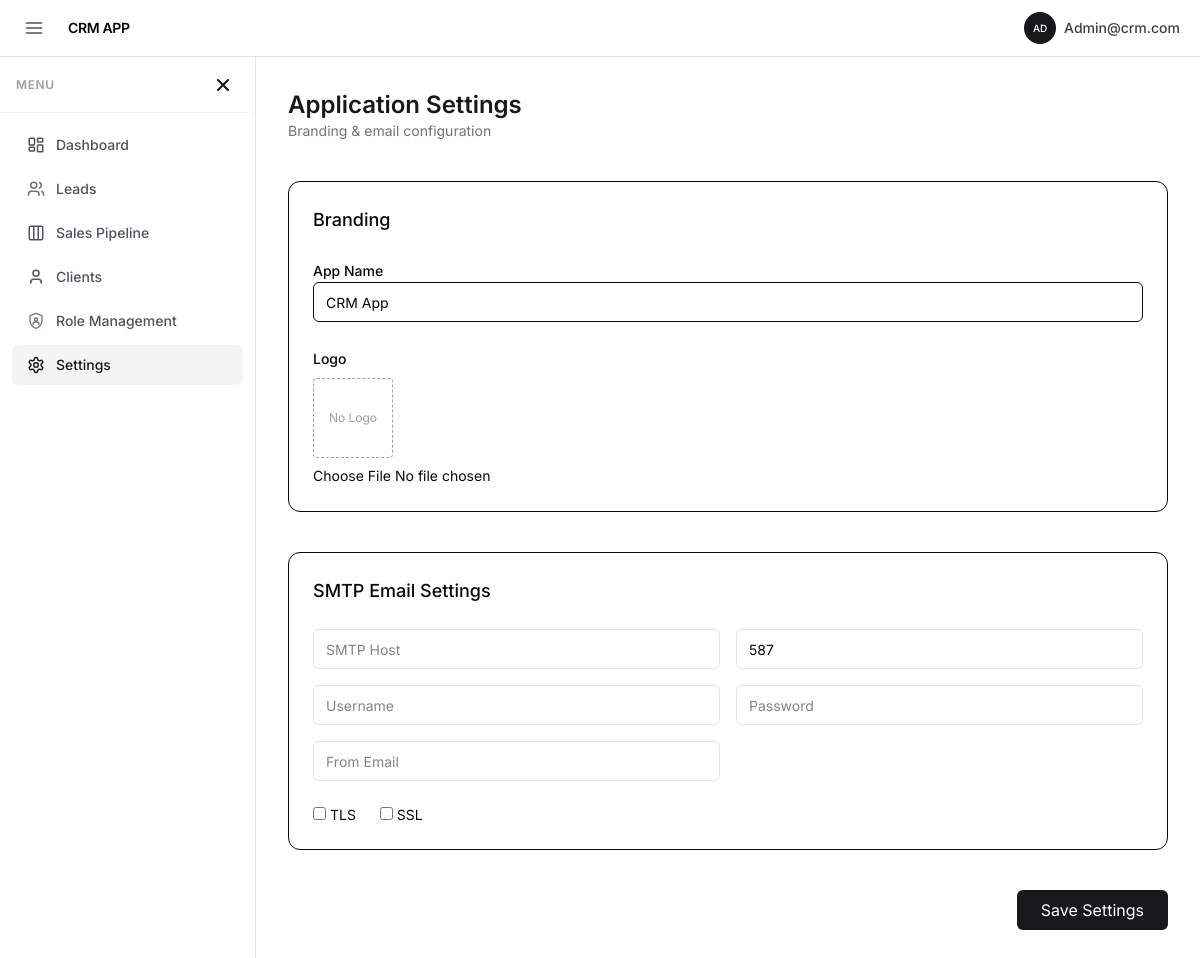
Screenshot of /settings/settings/ (signed in) with the database file from the repository.
### settings/models.py (models this page shows, shortened)
class AppSetting(models.Model):
    app_name = models.CharField(max_length=100, default="Teal CRM")
    base_url = models.URLField(blank=True, default="")
    logo = models.ImageField(
        upload_to="branding/",
        blank=True,
        null=True
    )
    smtp_host = models.CharField(max_length=255, blank=True)
    smtp_port = models.PositiveIntegerField(default=587)
    smtp_username = models.CharField(max_length=255, blank=True)
    smtp_password = models.CharField(max_length=255, blank=True)
    smtp_use_tls = models.BooleanField(default=True)
    smtp_use_ssl = models.BooleanField(default=False)
    smtp_from_email = models.EmailField(blank=True)

### settings/views.py (the view, shortened to what this page needs)
# urls.py: path('settings/', views.app_settings, name='app_settings'),
@login_required
def app_settings(request):
    app_setting, _ = AppSetting.objects.get_or_create(id=1)
    return render(request, "settings/app_settings.html", {
        "settings": app_setting
    })

### crm/context_processors.py (called while the page is built)
def app_settings(request):
    setting = AppSetting.objects.first()
    return {
        'app_setting': setting
    }

### userprofile/context_processors.py (called while the page is built)
def sidebar_visibility(request):
    auth_pages = [
        'login',
        'signup',
        'login_otp',
        'verify_login_otp',
        'forgot_password',
        'verify_otp',
        'reset_password'
    ]
    current_url_name = request.resolver_match.url_name if request.resolver_match else None
    show_shell = request.user.is_authenticated and current_url_name not in auth_pages
    return {
        'show_app_shell': show_shell
    }

### settings/templates/settings/app_settings.html (shortened to what this page needs)
{% extends "core/base.html" %}
{% block content %}
<div class="max-w-4xl mx-auto space-y-10">
    <div>
        <h1 class="text-2xl font-semibold text-zinc-900">Application Settings</h1>
        <p class="text-sm text-zinc-500">Branding & email configuration</p>
    </div>
    <form method="post" enctype="multipart/form-data" x-data="imageViewer({{ settings.logo|yesno:'true,false' }})"
        @input="handleOtherInput($event)" class="space-y-10">
        <section class="bg-white border rounded-xl p-6 space-y-6">
            <h2 class="text-lg font-medium">Branding</h2>
            <div>
                <label class="text-sm font-medium">App Name</label>
                <input type="text" name="app_name" value="{{ settings.app_name }}"
                    class="w-full h-10 border rounded-md px-3 text-sm">
            </div>
            <div>
                <label class="text-sm font-medium">Logo</label>
                <div class="mt-2">
                    <template x-if="!imageUrl && !hasExistingLogo">
                        <div
                            class="h-20 w-20 flex items-center justify-center border-dashed border rounded text-xs text-zinc-400">
                            No Logo
                        </div>
                    </template>
                </div>
                <input type="file" name="logo" id="logoInput" class="mt-2 text-sm">
            </div>
        </section>
        <section class="bg-white border rounded-xl p-6 space-y-6">
            <h2 class="text-lg font-medium">SMTP Email Settings</h2>
            <div class="grid grid-cols-1 md:grid-cols-2 gap-4">
                <input name="smtp_host" value="{{ settings.smtp_host }}" placeholder="SMTP Host" class="input">
                <input name="smtp_port" value="{{ settings.smtp_port }}" placeholder="Port" class="input">
                <input name="smtp_username" value="{{ settings.smtp_username }}" placeholder="Username" class="input">
                <input name="smtp_password" value="{{ settings.smtp_password }}" placeholder="Password" type="password"
                    class="input">
                <input name="smtp_from_email" value="{{ settings.smtp_from_email }}" placeholder="From Email"
                    class="input">
            </div>
            <div class="flex gap-6 text-sm">
                <label><input type="checkbox" name="smtp_use_tls" {% if settings.smtp_use_tls %}checked{% endif %}>
                    TLS</label>
                <label><input type="checkbox" name="smtp_use_ssl" {% if settings.smtp_use_ssl %}checked{% endif %}>
                    SSL</label>
            </div>
        </section>
        <div class="flex justify-end">
            <button class="px-6 py-2 bg-zinc-900 text-white rounded-md">
                Save Settings
            </button>
        </div>
    </form>
</div>
{% endblock %}

### accounts/templates/core/base.html (shortened to what this page needs)
<!doctype html>
<html lang="en">
<head>
    <script src="https://cdn.jsdelivr.net/npm/@tailwindcss/browser@4"></script>
</head>
<body class="h-screen overflow-hidden bg-white text-zinc-950 flex flex-col" x-data="{
    sidebarOpen: localStorage.getItem('sidebarOpen') !=='false',
    toggle() {
        this.sidebarOpen = !this.sidebarOpen;
        localStorage.setItem('sidebarOpen', this.sidebarOpen);
    }
  }"
>
    <header class="flex-none z-30 w-full border-b border-zinc-200 bg-white/80 backdrop-blur-md">
        <div class="flex items-center justify-between px-4 h-14">
            <div class="flex items-center gap-4">
                <button @click="sidebarOpen = !sidebarOpen"
                    class="p-2 rounded-md hover:bg-zinc-100 transition-colors cursor-pointer text-zinc-600 flex items-center justify-center">
                    <svg xmlns="http://www.w3.org/2000/svg" width="20" height="20" viewBox="0 0 24 24" fill="none"
                        stroke="currentColor" stroke-width="2" stroke-linecap="round" stroke-linejoin="round">
                        <line x1="3" x2="21" y1="6" y2="6" />
                        <line x1="3" x2="21" y1="12" y2="12" />
                        <line x1="3" x2="21" y1="18" y2="18" />
                    </svg>
                </button>
                <a href="{% url 'dashboard' %}" class="flex items-center">
                    {% if app_setting.logo %}
                    <img src="{{ app_setting.logo.url }}" alt="logo" class="h-7 w-auto object-contain">
                    {% else %}
                    <span class="text-sm font-semibold tracking-tight uppercase">
                        {{ app_setting.app_name|default:"Teal CRM" }}
                    </span>
                    {% endif %}
                </a>
            </div>
            <div class="flex items-center gap-2">
                {% if request.show_app_shell %}
                <div class="relative" x-data="{ open: false }" @mouseenter="open = true" @mouseleave="open = false">
                    <button @click="open = !open"
                        class="flex items-center gap-2 p-1 rounded-full hover:bg-zinc-100 transition cursor-pointer">
                        {% with request.user.account_profile as ap %}
                        {% if ap and ap.avatar %}
                        <img src="{{ ap.avatar.url }}" class="w-8 h-8 rounded-full object-cover">
                        {% else %}
                        <div class="w-8 h-8 rounded-full bg-zinc-900 flex items-center justify-center text-[10px] text-white font-medium uppercase">
                            {{ request.user.username|slice:":2" }}
                        </div>
                        {% endif %}
                        {% endwith %}
                        <div class="text-sm font-medium text-zinc-700 hidden sm:block">{{ request.user.username }}</div>
                    </button>
                </div>
                {% endif %}
            </div>
        </div>
    </header>
    <div class="flex flex-1 overflow-hidden">
        {% if request.show_app_shell %}
        <aside x-show="sidebarOpen" x-cloak
            class="fixed inset-y-0 left-0 z-50 w-64 bg-white border-r border-zinc-200 transition-transform md:static md:translate-x-0 flex flex-col overflow-hidden"
            :class="sidebarOpen ? 'translate-x-0' : '-translate-x-full'">
            <div class="flex-none flex items-center justify-between px-4 h-14 border-b border-zinc-100">
                <span class="text-xs font-semibold uppercase tracking-wider text-zinc-400">Menu</span>
                <button @click="sidebarOpen = false"
                    class="p-1.5 hover:bg-zinc-100 rounded-md text-zinc-900 transition-colors flex items-center justify-center">
                    <svg xmlns="http://www.w3.org/2000/svg" width="20" height="20" viewBox="0 0 24 24" fill="none"
                        stroke="currentColor" stroke-width="2.5" stroke-linecap="round" stroke-linejoin="round">
                        <line x1="18" y1="6" x2="6" y2="18" />
                        <line x1="6" y1="6" x2="18" y2="18" />
                    </svg>
                </button>
            </div>
            <nav class="flex-1 overflow-y-auto p-3 space-y-1">
                <a href="{% url 'dashboard' %}"
                    class="flex items-center px-3 py-2 rounded-md text-sm font-medium transition-colors
                    {% if request.resolver_match.url_name == 'dashboard' %} bg-zinc-100 text-zinc-900 {% else %} text-zinc-600 hover:bg-zinc-50 hover:text-zinc-900 {% endif %}">
                    <div class="w-6 h-6 flex items-center justify-center mr-2">
                        <svg width="18" height="18" viewBox="0 0 24 24" fill="none" stroke="currentColor" stroke-width="2"><rect width="7" height="9" x="3" y="3" rx="1" /><rect width="7" height="5" x="14" y="3" rx="1" /><rect width="7" height="9" x="14" y="12" rx="1" /><rect width="7" height="5" x="3" y="15" rx="1" /></svg>
                    </div>
                    Dashboard
                </a>
                {% if request.sidebar.leads %}
                <a href="{% url 'leads_list' %}"
                    class="flex items-center px-3 py-2 rounded-md text-sm font-medium transition-colors
                    {% if 'leads' in request.path %} bg-zinc-100 text-zinc-900 {% else %} text-zinc-600 hover:bg-zinc-50 hover:text-zinc-900 {% endif %}">
                    <div class="w-6 h-6 flex items-center justify-center mr-2 text-zinc-500">
                        <svg width="18" height="18" viewBox="0 0 24 24" fill="none" stroke="currentColor" stroke-width="2"><path d="M16 21v-2a4 4 0 0 0-4-4H6a4 4 0 0 0-4 4v2" /><circle cx="9" cy="7" r="4" /><path d="M22 21v-2a4 4 0 0 0-3-3.87" /><path d="M16 3.13a4 4 0 0 1 0 7.75" /></svg>
                    </div>
                    Leads
                </a>
                {% endif %}
                {% if request.sidebar.pipeline %}
                <a href="{% url 'leads_pipeline' %}"
                    class="flex items-center px-3 py-2 rounded-md text-sm font-medium transition-colors
                    {% if 'pipeline' in request.path %} bg-zinc-100 text-zinc-900 {% else %} text-zinc-600 hover:bg-zinc-50 hover:text-zinc-900 {% endif %}">
                    <div class="w-6 h-6 flex items-center justify-center mr-2">
                        <svg width="18" height="18" viewBox="0 0 24 24" fill="none" stroke="currentColor" stroke-width="2"><rect width="18" height="18" x="3" y="3" rx="2" /><path d="M9 3v18" /><path d="M15 3v18" /></svg>
                    </div>
                    Sales Pipeline
                </a>
                {% endif %}
                {% if request.sidebar.clients %}
                <a href="{% url 'clients_list' %}"
                    class="flex items-center px-3 py-2 rounded-md text-sm font-medium transition-colors
                    {% if 'clients' in request.path %} bg-zinc-100 text-zinc-900 {% else %} text-zinc-600 hover:bg-zinc-50 hover:text-zinc-900 {% endif %}">
                    <div class="w-6 h-6 flex items-center justify-center mr-2">
                        <svg width="18" height="18" viewBox="0 0 24 24" fill="none" stroke="currentColor" stroke-width="2"><path d="M19 21v-2a4 4 0 0 0-4-4H9a4 4 0 0 0-4 4v2" /><circle cx="12" cy="7" r="4" /></svg>
                    </div>
                    Clients
                </a>
                {% endif %}
                {% if request.sidebar.roles %}
                <a href="{% url 'roles:user_list' %}"
                   class="flex items-center px-3 py-2 rounded-md text-sm font-medium transition-colors
                    {% if 'roles' in request.path %} bg-zinc-100 text-zinc-900 {% else %} text-zinc-600 hover:bg-zinc-50 hover:text-zinc-900 {% endif %}">
                    <div class="w-6 h-6 flex items-center justify-center mr-2 text-zinc-500">
                        <svg width="18" height="18" viewBox="0 0 24 24" fill="none" stroke="currentColor" stroke-width="1.75"><path d="M12 22s8-4 8-10V5l-8-3-8 3v7c0 6 8 10 8 10" /><path d="M12 8a2 2 0 1 0 0 4 2 2 0 1 0 0-4" /><path d="M8 17a4 4 0 0 1 8 0" /></svg>
                    </div>
                    Role Management
                </a>
                {% endif %}
                {% if request.sidebar.settings %}
                <a href="{% url 'app_settings' %}"
                    class="flex items-center px-3 py-2 rounded-md text-sm font-medium transition-colors
                    {% if 'settings' in request.path %} bg-zinc-100 text-zinc-900 {% else %} text-zinc-600 hover:bg-zinc-50 hover:text-zinc-900 {% endif %}">
                    <div class="w-6 h-6 flex items-center justify-center mr-2">
                    </div>
                    Settings
                </a>
                {% endif %}
            </nav>
        </aside>
        {% endif %}
        <main class="flex-1 overflow-y-auto bg-white min-w-0">
            <div class="px-8 py-8">
                {% block content %}{% endblock %}
            </div>
        </main>
    </div>
</body>
</html>

### accounts/templates/core/base.html (style rules this page uses)
body { font-family: 'Inter', sans-serif; }

### settings/templates/settings/app_settings.html (style rules this page uses)
.input { height: 2.5rem; border: 1px solid #e4e4e7; border-radius: .375rem; padding: 0 .75rem; font-size: .875rem; }

### rows the page displays
AppSetting: app_name "CRM APP", app_name "CRM App", smtp_port "587"

### other values shown
{{ request.user.username|slice:":2" }} "AD"
{{ request.user.username }} "Admin@crm.com"
